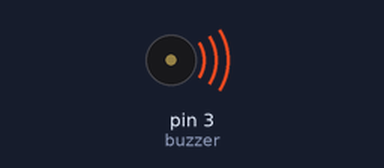
A sketch run on a simulated Arduino Uno, built with avr-gcc and run on an emulated ATmega328P. Shown: buzzer (waves = sounding). Random numbers use the default seed unless the sketch sets one.

Above: at 0.1 s.
Timing chart, 0 to 40.0 s (numbered marks = the images above):
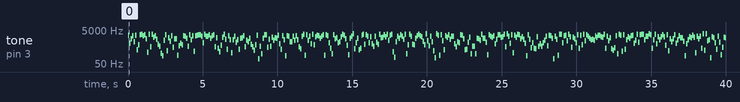

Measured:
- by itself, tone on pin 3 (buzzer): plays 2407 Hz for 0.10 s, 849 Hz for 0.10 s, 1573 Hz for 0.10 s, 2258 Hz for 0.10 s, 1030 Hz for 0.10 s, 2472 Hz for 0.10 s … (400 notes in this stretch)

The sketch:

randomBuzzer.ino
```cpp
static int buzzer = 3;
int speed = 100;

void randomHz() {
  tone(buzzer, random(100,3000));
}

void setup() {
  // put your setup code here, to run once:

}

void loop() {
  // put your main code here, to run repeatedly:
  randomHz();
  delay(speed);
}
```
